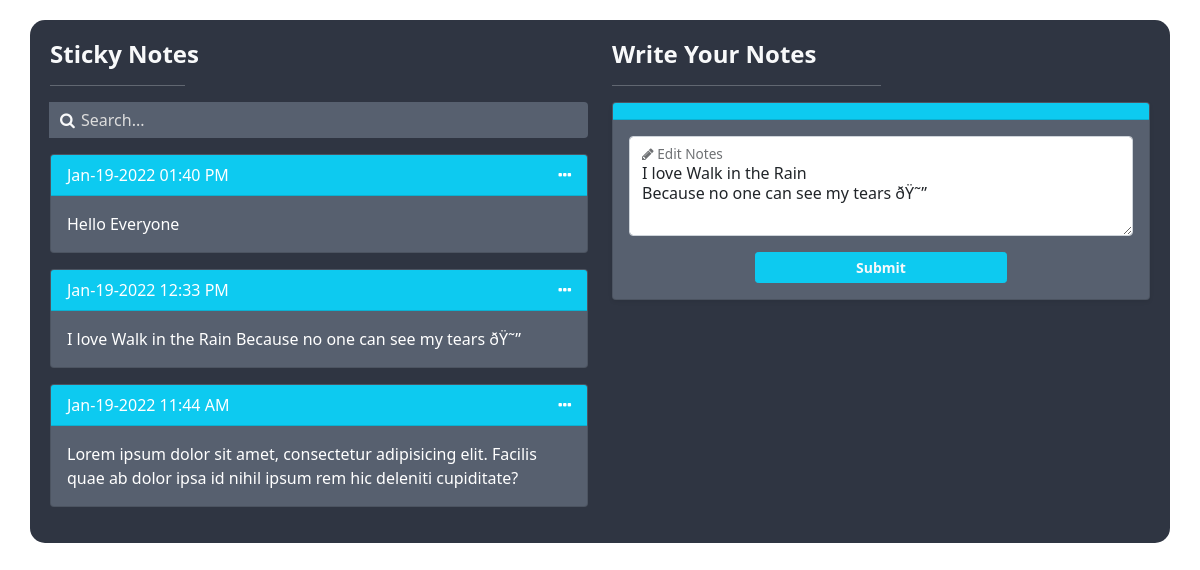
/edit.php?id=10, run on the app's committed database.
### tables this page shows
CREATE TABLE `notes` (
  `id` int(11) NOT NULL,
  `notes` longtext NOT NULL,
  `created_at` datetime NOT NULL DEFAULT current_timestamp()
);

### edit.php (the view, shortened to what this page needs)
<?php
require("database.php");
$select_notes = "SELECT * FROM `notes` ORDER BY id DESC";
$notes = mysqli_query($connection, $select_notes);
$id = $_GET['id'];
$edit_notes = "SELECT * FROM `notes` WHERE id = $id";
$qry = mysqli_query($connection, $edit_notes);
$after_assoc = mysqli_fetch_assoc($qry);
?>
<!doctype html>
<html lang="en">
<head>
    <link href="https://cdn.jsdelivr.net/npm/bootstrap@5.1.3/dist/css/bootstrap.min.css" rel="stylesheet">
    <link rel="stylesheet" href="https://cdnjs.cloudflare.com/ajax/libs/font-awesome/4.7.0/css/font-awesome.min.css">
    <link rel="stylesheet" href="style.css">
</head>
<body>
    <div class="container">
        <div class="row">
            <div class="col-md-6">
                <header>
                    <h4><a href="index.php" class="text-light fw-bolder text-decoration-none">Sticky Notes</a></h4>
                    <hr class="w-25 text-light">
                    <div class="input-group text-light">
                        <i class="fa fa-search position-absolute text-light"></i>
                        <input type="search" name="search" class="form-control mb-3 position-relative text-light" placeholder="Search..." id="">
                    </div>
                </header>
                <?php foreach ($notes as $note) { ?>
                    <div class="card mb-3">
                        <div class="card-header d-flex justify-content-between bg-info">
                            <span><?= date('M-d-Y h:i A', strtotime($note['created_at'])) ?></span>
                            <span class="actions">
                                <i class="fa fa-ellipsis-h"></i>
                            </span>
                        </div>
                        <div class="card-body">
                            <div class="content">
                                <?= $note['notes'] ?>
                            </div>
                        </div>
                    </div>
                <?php } ?>
            </div>
            <div class="col-md-6">
                <header>
                    <h4 class="fw-bolder text-light">Write Your Notes</h4>
                    <hr class="w-50 text-light">
                </header>
                <div class="card shadow-sm">
                    <div class="card-header bg-info"></div>
                    <div class="card-body">
                        <form action="update_note_action.php" method="POST">
                            <div class="form-floating">
                                <textarea class="form-control" name="note" placeholder="Leave a comment here" id="floatingTextarea2" style="height: 100px"><?= $after_assoc['notes'] ?></textarea>
                                <label for="floatingTextarea2" class="text-dark"><i class="fa fa-pencil"></i> Edit Notes</label>
                            </div>
                            <div class="d-grid gap-2 col-6 mx-auto">
                                <input type="submit" name="submit" value="Submit" class="btn btn-info btn-sm mt-3 text-light fw-bold">
                            </div>
                        </form>
                    </div>
                </div>
            </div>
        </div>
    </div>
</body>
</html>

### style.css (style rules this page uses)
:root { --con_bg_color: #2f3542; --input_bg_color: #57606f; --placeholder_color: #dddddd; --font_color: #ffffff; }
.container { margin-top: 20px; padding: 20px; background: var(--con_bg_color); border-radius: 15px; }
input[type="search"] { text-indent: 20px; background: var(--input_bg_color); border: none; outline: none; }
input[type="search"]::placeholder { text-indent: 20px; color: var(--placeholder_color); }
i.fa-search { z-index: 1000; color: #333; padding: 0 10px; top: 10px; }
i.fa-ellipsis-h { z-index: 1000; color: var(--font_color); cursor: pointer; position: relative; }
.card { background: var(--input_bg_color); color: var(--font_color); }

### data on the page
notes: created_at "Jan-19-2022 01:40 PM", notes "Hello Everyone"
notes: created_at "Jan-19-2022 12:33 PM", notes "I love Walk in the Rain Because no one can see my tears ðŸ˜”", note "I love Walk in the Rain Because no one can see my tears ðŸ˜”"
notes: created_at "Jan-19-2022 11:44 AM", notes "Lorem ipsum dolor sit amet, consectetur adipisicing elit. Facilis quae ab dolor ipsa id nihil ipsum rem hic deleniti cupiditate?"
